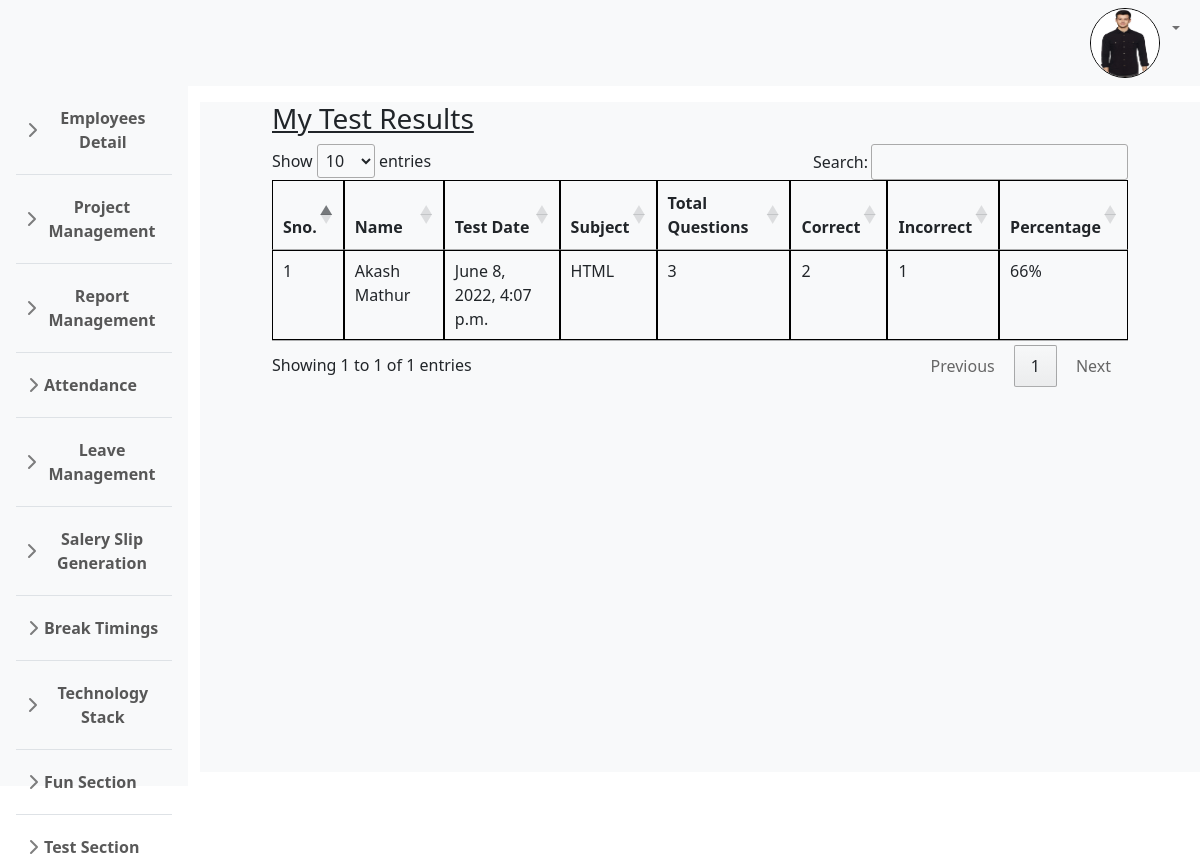
The page /my_results/1/ on the database its author committed.
### employee/models.py (models this page shows, shortened)
class Employee(models.Model):
    fname=models.CharField(max_length=50)
    lname=models.CharField(max_length=50)
    email=models.EmailField(unique=True)
    password=models.CharField(max_length=100)
    joiningdate=models.DateField()
    dob=models.DateField()
    phone=models.IntegerField()
    image = models.ImageField(upload_to='media/')
    workeniversary=models.IntegerField(default=0)
    increment=models.CharField(max_length=10,default="False")
    emp_status= models.CharField(max_length = 20,choices = empstatus,default = 'Employee')
    def __str__(self):
        return self.fname+' '+self.lname

class Result(models.Model):
    emp=models.ForeignKey(Employee,on_delete=models.CASCADE)
    userresponse=models.ForeignKey(UserResponse,on_delete=models.CASCADE)
    correct=models.IntegerField()
    incorrect=models.IntegerField()
    percentage=models.IntegerField()

class UserResponse(models.Model):
    username=models.ForeignKey(Employee,on_delete=models.CASCADE)
    subject=models.CharField(max_length=50)
    datetime=models.DateTimeField()
    userresponse=models.JSONField(blank=True, null=True,default=list)

### employee/views.py (the view)
# urls.py: path('my_results/<int:pk>/',views.my_results,name="my_results"),
def my_results(request,pk):
    emp=Employee.objects.get(id=pk)
    result=Result.objects.filter(emp=emp)
    return render(request,'employee/my_results.html',{'result':result,'img':emp})

### employee/templates/employee/my_results.html (shortened to what this page needs)
{% extends 'employee/dashboard.html'%}
{% block content%}
<link rel="stylesheet" type="text/css" href="https://cdn.datatables.net/1.12.1/css/jquery.dataTables.css">
<div class="container">
    <div class="row">
        <h3><u> My Test Results</u></h3>
        <table id="example" class="table table table-responsive" style="width:100%">
            <thead>
                <th>Sno.</th>
                <th>Name</th>
                <th>Test Date</th>
                <th>Subject</th>
                <th>Total Questions</th>
                <th>Correct</th>
                <th>Incorrect</th>
                <th>Percentage</th>
            </thead>
            <tbody>
                {%for i in result%}
                    <tr>
                        <td>{{forloop.counter}}</td>
                        <td>{{i.emp}}</td>
                        <td>{{i.userresponse.datetime}}</td>
                        <td>{{i.userresponse.subject}}</td>
                        <td>{{i.correct|add:i.incorrect}}</td>
                        <td>{{i.correct}}</td>
                        <td>{{i.incorrect}}</td>
                        <td>{{i.percentage}}%</td>
                    </tr>
                {%endfor%}
            </tbody>
        </table>
    </div>
    </div>
</div>
</div>
{%endblock%}

### employee/templates/employee/dashboard.html (shortened to what this page needs)
<!DOCTYPE html>
<html lang="en">
<head>
    <link href="https://cdn.jsdelivr.net/npm/bootstrap@5.1.3/dist/css/bootstrap.min.css" rel="stylesheet"
>
<link rel="stylesheet" type="text/css" href="https://cdn.datatables.net/1.12.1/css/jquery.dataTables.css">
</head>
<body  onload = "JavaScript:AutoRefresh(5000);">
    <div class="topbar">
        <nav class="navbar navbar-expand-lg navbar-light bg-light">
            <div class="container-fluid">
                <a class="navbar-brand" href="/dashboard/"><img class="mx-1" class="rounded-circle" src="https://bluethink.in/wp-content/uploads/2018/04/cropped-bluethink_Logo-1.png" alt=""></a>
                <div class="collapse navbar-collapse" id="navbarSupportedContent">
                    <ul class=" navbar-nav my-2 my-lg-0">
                        <li class="nav-item dropdown mr-5">
                            <img src="{{img.image.url}}" alt="" height="70px" width="70px" style="border:1px solid black;border-radius: 50%;"/>
                        </li>
                        <li class="nav-item dropdown mr-5">
                            <a class="nav-link dropdown-toggle" href="#" id="navbarDropdown" role="button"
                                data-bs-toggle="dropdown" aria-expanded="false">
                            </a>
                        </li>
                    </ul>
                </div>
            </div>
        </nav>
        </div>
        <div class="container-fluid">
            <div class="row">
                <div class="col-md-2" style="padding-left: 0px !important;">
                    <div class="flex-shrink-0 p-3 bg-light" style="height: 700px;">
                        <ul class="list-unstyled ps-0">
                            {% if img.emp_status == 'Admin' %}
                            <li class="mb-1">
                                <button class="btn btn-toggle align-items-center rounded collapsed"
                                    data-bs-toggle="collapse" data-bs-target="#employee_details" aria-expanded="false">
                                    Employees Detail
                                </button>
                            </li>
                            <li class="border-top my-3"></li>
                            {%endif%}
                            <li class="mb-1">
                                <button class="btn btn-toggle align-items-center rounded collapsed"
                                    data-bs-toggle="collapse" data-bs-target="#project_management"
                                    aria-expanded="false">
                                    Project Management
                                </button>
                            </li>
                            <li class="border-top my-3"></li>
                            <li class="mb-1">
                                <button class="btn btn-toggle align-items-center rounded collapsed"
                                    data-bs-toggle="collapse" data-bs-target="#report_management" aria-expanded="false">
                                    Report Management
                                </button>
                            </li>
                            <li class="border-top my-3"></li>
                            <li class="mb-1">
                                <button class="btn btn-toggle align-items-center rounded collapsed"
                                    data-bs-toggle="collapse" data-bs-target="#attandance_management" aria-expanded="false">
                                    Attendance
                                </button>
                            </li>
                            <li class="border-top my-3"></li>
                            <li class="mb-1">
                                <button class="btn btn-toggle align-items-center rounded collapsed"
                                    data-bs-toggle="collapse" data-bs-target="#leave_management" aria-expanded="false">
                                    Leave Management
                                </button>
                            </li>
                            <li class="border-top my-3"></li>
                            <li class="mb-1">
                                <button class="btn btn-toggle align-items-center rounded collapsed"
                                    data-bs-toggle="collapse" data-bs-target="#Salery_Slip" aria-expanded="false">
                                    Salery Slip Generation
                                </button>
                            </li>
                            <li class="border-top my-3"></li>
                            <li class="mb-1">
                                <button class="btn btn-toggle align-items-center rounded collapsed"
                                    data-bs-toggle="collapse" data-bs-target="#break_timings" aria-expanded="false">
                                    Break Timings
                                </button>
                            </li>
                            <li class="border-top my-3"></li>
                            <li class="mb-1">
                                <button class="btn btn-toggle align-items-center rounded collapsed"
                                    data-bs-toggle="collapse" data-bs-target="#technology_stack" aria-expanded="false">
                                    Technology Stack
                                </button>
                            </li>
                            <li class="border-top my-3"></li>
                            <li class="mb-1">
                                <button class="btn btn-toggle align-items-center rounded collapsed"
                                    data-bs-toggle="collapse" data-bs-target="#fun_management" aria-expanded="false">
                                    Fun Section
                                </button>
                            </li>
                            <li class="border-top my-3"></li>
                            <li class="mb-1">
                                <button class="btn btn-toggle align-items-center rounded collapsed"
                                    data-bs-toggle="collapse" data-bs-target="#test_section" aria-expanded="false">
                                    Test Section
                                </button>
                            </li>
                        </ul>
                    </div>
                </div>
                <div class="col-md-10 bg-light my-3 mx-auto  px-5 " style="overflow-y:scroll; height: 670px;" >
                    {% block content %}{% endblock %}
                </div>
</body>
</html>

### employee/templates/employee/dashboard.html (style rules this page uses)
body { min-height: 100vh; min-height: -webkit-fill-available; }
html { height: -webkit-fill-available; }
.dropdown-toggle { outline: 0; }
.btn-toggle,input { display: inline-flex; align-items: center; padding: .25rem .5rem; font-weight: 600; color: rgba(0, 0, 0, .65); background-color: transparent; border: 0; }
.btn-toggle::before { width: 1.25em; line-height: 0; transition: transform .35s ease; transform-origin: .5em 50%; }
.btn-toggle { width: -webkit-fill-available; }
tr,td,th { border: 1px solid black; }

### employee/templates/employee/my_results.html (style rules this page uses)
tr,td,th { border: 1px solid black; }

### rows shown on the page
Employee: image (picture)
Result: emp "Akash Mathur", userresponse.datetime "June 8, 2022, 4:07 p.m.", userresponse.subject "HTML", correct|add "3", correct "2", incorrect "1", percentage "66"
